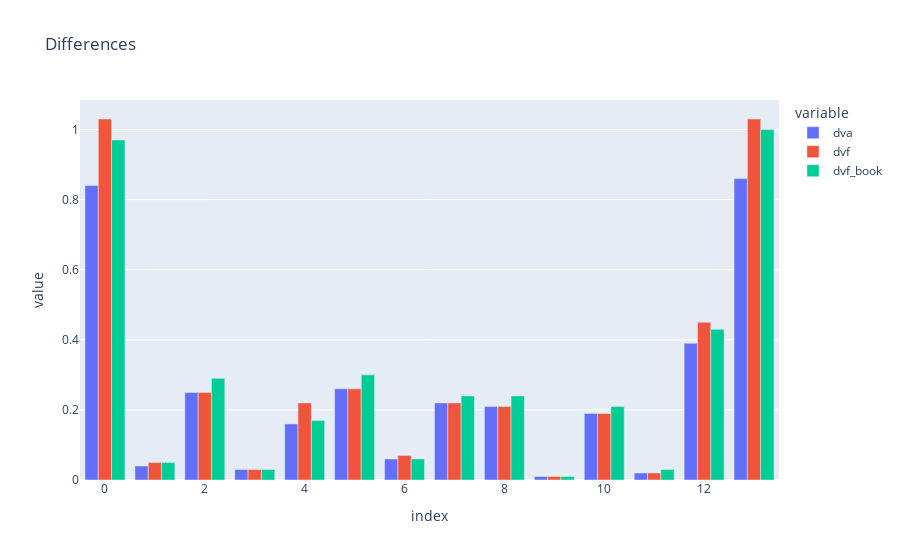

Source (notebook cell):
### Code cell
fig = px.bar(df_diff,title="Differences", barmode="group")
fig.show()

### Figure 1 — Plotly figure (JSON) as saved in the notebook; plotly's stock layout.template omitted (floating-point values rounded to 4 significant figures)
{"data": [{"alignmentgroup": "True", "hovertemplate": "variable=dva<br>index=%{x}<br>value=%{y}<extra></extra>", "legendgroup": "dva", "marker": {"color": "#636efa", "pattern": {"shape": ""}}, "name": "dva", "offsetgroup": "dva", "orientation": "v", "showlegend": true, "textposition": "auto", "type": "bar", "x": [0, 1, 2, 3, 4, 5, 6, 7, 8, 9, 10, 11, 12, 13], "xaxis": "x", "y": [0.84, 0.04, 0.25, 0.03, 0.16, 0.26, 0.06, 0.22, 0.21, 0.01, 0.19, 0.02, 0.39, 0.86], "yaxis": "y"}, {"alignmentgroup": "True", "hovertemplate": "variable=dvf<br>index=%{x}<br>value=%{y}<extra></extra>", "legendgroup": "dvf", "marker": {"color": "#EF553B", "pattern": {"shape": ""}}, "name": "dvf", "offsetgroup": "dvf", "orientation": "v", "showlegend": true, "textposition": "auto", "type": "bar", "x": [0, 1, 2, 3, 4, 5, 6, 7, 8, 9, 10, 11, 12, 13], "xaxis": "x", "y": [1.03, 0.05, 0.25, 0.03, 0.22, 0.26, 0.07, 0.22, 0.21, 0.01, 0.19, 0.02, 0.45, 1.03], "yaxis": "y"}, {"alignmentgroup": "True", "hovertemplate": "variable=dvf_book<br>index=%{x}<br>value=%{y}<extra></extra>", "legendgroup": "dvf_book", "marker": {"color": "#00cc96", "pattern": {"shape": ""}}, "name": "dvf_book", "offsetgroup": "dvf_book", "orientation": "v", "showlegend": true, "textposition": "auto", "type": "bar", "x": [0, 1, 2, 3, 4, 5, 6, 7, 8, 9, 10, 11, 12, 13], "xaxis": "x", "y": [0.97, 0.05, 0.29, 0.03, 0.17, 0.3, 0.06, 0.24, 0.24, 0.01, 0.21, 0.03, 0.43, 1], "yaxis": "y"}], "layout": {"barmode": "group", "legend": {"title": {"text": "variable"}, "tracegroupgap": 0}, "title": {"text": "Differences"}, "xaxis": {"anchor": "y", "domain": [0, 1], "title": {"text": "index"}}, "yaxis": {"anchor": "x", "domain": [0, 1], "title": {"text": "value"}}}}
